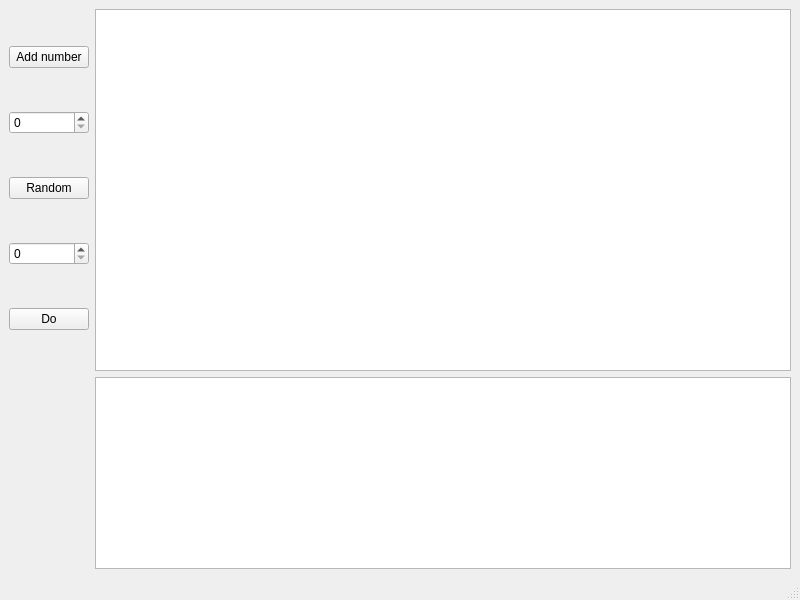
<?xml version="1.0" encoding="UTF-8"?>
<ui version="4.0">
 <class>MainWindow</class>
 <widget class="QMainWindow" name="MainWindow">
  <property name="geometry">
   <rect>
    <x>0</x>
    <y>0</y>
    <width>800</width>
    <height>600</height>
   </rect>
  </property>
  <property name="windowTitle">
   <string>MainWindow</string>
  </property>
  <widget class="QWidget" name="centralwidget">
   <layout class="QGridLayout" name="gridLayout" rowstretch="2,0">
    <item row="1" column="1">
     <widget class="QTextBrowser" name="textBrowser"/>
    </item>
    <item row="0" column="1">
     <widget class="QTextBrowser" name="textBrowser_2">
      <property name="html">
       <string>&lt;!DOCTYPE HTML PUBLIC &quot;-//W3C//DTD HTML 4.0//EN&quot; &quot;http://www.w3.org/TR/REC-html40/strict.dtd&quot;&gt;
&lt;html&gt;&lt;head&gt;&lt;meta name=&quot;qrichtext&quot; content=&quot;1&quot; /&gt;&lt;meta charset=&quot;utf-8&quot; /&gt;&lt;style type=&quot;text/css&quot;&gt;
p, li { white-space: pre-wrap; }
hr { height: 1px; border-width: 0; }
li.unchecked::marker { content: &quot;\2610&quot;; }
li.checked::marker { content: &quot;\2612&quot;; }
&lt;/style&gt;&lt;/head&gt;&lt;body style=&quot; font-family:'.AppleSystemUIFont'; font-size:13pt; font-weight:400; font-style:normal;&quot;&gt;
&lt;p style=&quot;-qt-paragraph-type:empty; margin-top:0px; margin-bottom:0px; margin-left:0px; margin-right:0px; -qt-block-indent:0; text-indent:0px; font-family:'Ubuntu'; font-size:11pt;&quot;&gt;&lt;br /&gt;&lt;/p&gt;&lt;/body&gt;&lt;/html&gt;</string>
      </property>
     </widget>
    </item>
    <item row="0" column="0">
     <layout class="QVBoxLayout" name="verticalLayout">
      <item>
       <widget class="QPushButton" name="pushButton">
        <property name="text">
         <string>Add number</string>
        </property>
       </widget>
      </item>
      <item>
       <widget class="QSpinBox" name="spinBox"/>
      </item>
      <item>
       <widget class="QPushButton" name="pushButton_2">
        <property name="text">
         <string>Random</string>
        </property>
       </widget>
      </item>
      <item>
       <widget class="QSpinBox" name="spinBox_2"/>
      </item>
      <item>
       <widget class="QPushButton" name="pushButton_3">
        <property name="text">
         <string>Do</string>
        </property>
       </widget>
      </item>
     </layout>
    </item>
   </layout>
  </widget>
  <widget class="QMenuBar" name="menubar">
   <property name="geometry">
    <rect>
     <x>0</x>
     <y>0</y>
     <width>800</width>
     <height>37</height>
    </rect>
   </property>
  </widget>
  <widget class="QStatusBar" name="statusbar"/>
 </widget>
 <resources/>
 <connections/>
</ui>
